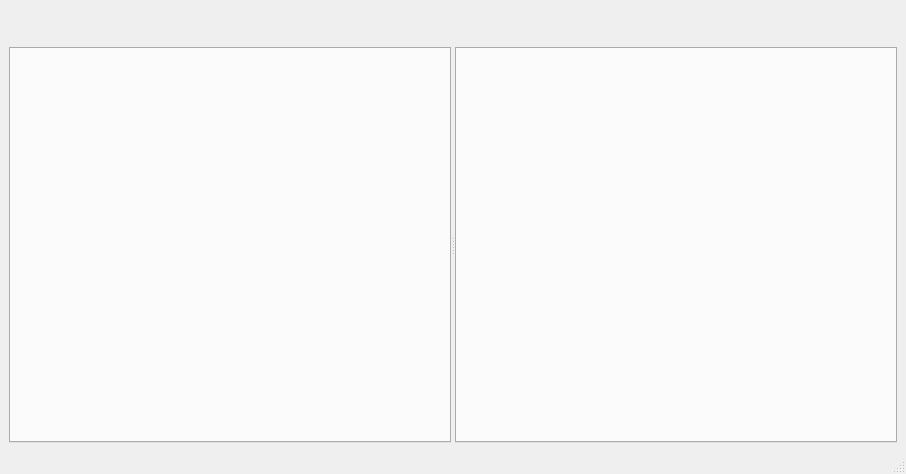
<?xml version="1.0" encoding="UTF-8"?>
<ui version="4.0">
 <class>PlotWindow</class>
 <widget class="QMainWindow" name="PlotWindow">
  <property name="geometry">
   <rect>
    <x>0</x>
    <y>0</y>
    <width>906</width>
    <height>474</height>
   </rect>
  </property>
  <property name="windowTitle">
   <string>Plots - qAgate</string>
  </property>
  <widget class="QWidget" name="centralwidget">
   <layout class="QVBoxLayout" name="verticalLayout">
    <item>
     <widget class="QWidget" name="widget" native="true">
      <property name="sizePolicy">
       <sizepolicy hsizetype="Expanding" vsizetype="Minimum">
        <horstretch>0</horstretch>
        <verstretch>0</verstretch>
       </sizepolicy>
      </property>
      <layout class="QHBoxLayout" name="horizontalLayout">
       <property name="spacing">
        <number>2</number>
       </property>
       <property name="leftMargin">
        <number>0</number>
       </property>
       <property name="topMargin">
        <number>0</number>
       </property>
       <property name="rightMargin">
        <number>0</number>
       </property>
       <property name="bottomMargin">
        <number>0</number>
       </property>
       <item>
        <widget class="QToolButton" name="saveLeft">
         <property name="toolTip">
          <string>Save left graph</string>
         </property>
         <property name="statusTip">
          <string>Save left graph</string>
         </property>
         <property name="whatsThis">
          <string>Save left graph</string>
         </property>
         <property name="text">
          <string notr="true"/>
         </property>
         <property name="iconSize">
          <size>
           <width>25</width>
           <height>25</height>
          </size>
         </property>
         <property name="shortcut">
          <string notr="true"/>
         </property>
         <property name="autoRaise">
          <bool>true</bool>
         </property>
        </widget>
       </item>
       <item>
        <widget class="QToolButton" name="restoreLeft">
         <property name="toolTip">
          <string>Restore left view</string>
         </property>
         <property name="statusTip">
          <string>Restore left view</string>
         </property>
         <property name="whatsThis">
          <string>Restore left view</string>
         </property>
         <property name="text">
          <string notr="true"/>
         </property>
         <property name="iconSize">
          <size>
           <width>25</width>
           <height>25</height>
          </size>
         </property>
         <property name="shortcut">
          <string notr="true"/>
         </property>
         <property name="autoRaise">
          <bool>true</bool>
         </property>
        </widget>
       </item>
       <item>
        <spacer name="horizontalSpacer">
         <property name="orientation">
          <enum>Qt::Horizontal</enum>
         </property>
         <property name="sizeHint" stdset="0">
          <size>
           <width>40</width>
           <height>20</height>
          </size>
         </property>
        </spacer>
       </item>
       <item>
        <widget class="QToolButton" name="restoreRight">
         <property name="toolTip">
          <string>Restore right view</string>
         </property>
         <property name="statusTip">
          <string>Restore right view</string>
         </property>
         <property name="whatsThis">
          <string>Restore right view</string>
         </property>
         <property name="text">
          <string notr="true"/>
         </property>
         <property name="iconSize">
          <size>
           <width>25</width>
           <height>25</height>
          </size>
         </property>
         <property name="shortcut">
          <string notr="true"/>
         </property>
         <property name="autoRaise">
          <bool>true</bool>
         </property>
        </widget>
       </item>
       <item>
        <widget class="QToolButton" name="saveRight">
         <property name="toolTip">
          <string>Save right graph</string>
         </property>
         <property name="statusTip">
          <string>Save right graph</string>
         </property>
         <property name="whatsThis">
          <string>Save right graph</string>
         </property>
         <property name="text">
          <string notr="true"/>
         </property>
         <property name="iconSize">
          <size>
           <width>25</width>
           <height>25</height>
          </size>
         </property>
         <property name="shortcut">
          <string notr="true"/>
         </property>
         <property name="autoRaise">
          <bool>true</bool>
         </property>
        </widget>
       </item>
      </layout>
     </widget>
    </item>
    <item>
     <widget class="QSplitter" name="splitter">
      <property name="sizePolicy">
       <sizepolicy hsizetype="Preferred" vsizetype="Expanding">
        <horstretch>0</horstretch>
        <verstretch>0</verstretch>
       </sizepolicy>
      </property>
      <property name="frameShape">
       <enum>QFrame::NoFrame</enum>
      </property>
      <property name="lineWidth">
       <number>1</number>
      </property>
      <property name="midLineWidth">
       <number>0</number>
      </property>
      <property name="orientation">
       <enum>Qt::Horizontal</enum>
      </property>
      <property name="childrenCollapsible">
       <bool>false</bool>
      </property>
      <widget class="QTabWidget" name="left">
       <property name="tabPosition">
        <enum>QTabWidget::West</enum>
       </property>
       <property name="tabsClosable">
        <bool>true</bool>
       </property>
       <property name="movable">
        <bool>true</bool>
       </property>
      </widget>
      <widget class="QTabWidget" name="right">
       <property name="tabPosition">
        <enum>QTabWidget::East</enum>
       </property>
       <property name="tabsClosable">
        <bool>true</bool>
       </property>
       <property name="movable">
        <bool>true</bool>
       </property>
      </widget>
     </widget>
    </item>
   </layout>
  </widget>
  <widget class="QStatusBar" name="statusbar"/>
  <action name="actionSaveLeft">
   <property name="icon">
    <iconset resource="../qagate/qagate.qrc">
     <normaloff>:/MD/icons/save.svg</normaloff>:/MD/icons/save.svg</iconset>
   </property>
   <property name="text">
    <string notr="true">SaveLeft</string>
   </property>
   <property name="iconText">
    <string notr="true">SaveLeft</string>
   </property>
   <property name="toolTip">
    <string>Save left graph</string>
   </property>
   <property name="shortcut">
    <string notr="true">Ctrl+S</string>
   </property>
  </action>
  <action name="actionSaveRight">
   <property name="icon">
    <iconset resource="../qagate/qagate.qrc">
     <normaloff>:/MD/icons/save.svg</normaloff>:/MD/icons/save.svg</iconset>
   </property>
   <property name="text">
    <string notr="true">SaveRight</string>
   </property>
   <property name="iconText">
    <string notr="true">SaveRight</string>
   </property>
   <property name="toolTip">
    <string>Save right graph</string>
   </property>
   <property name="shortcut">
    <string notr="true">Ctrl+Shift+S</string>
   </property>
  </action>
  <action name="actionRestoreLeft">
   <property name="icon">
    <iconset resource="../qagate/qagate.qrc">
     <normaloff>:/MD/icons/zoom-1.svg</normaloff>:/MD/icons/zoom-1.svg</iconset>
   </property>
   <property name="text">
    <string notr="true">RestoreLeft</string>
   </property>
   <property name="iconText">
    <string notr="true">RestoreLeft</string>
   </property>
   <property name="toolTip">
    <string>Restore left view</string>
   </property>
   <property name="shortcut">
    <string notr="true">U</string>
   </property>
  </action>
  <action name="actionRestoreRight">
   <property name="icon">
    <iconset resource="../qagate/qagate.qrc">
     <normaloff>:/MD/icons/zoom-1.svg</normaloff>:/MD/icons/zoom-1.svg</iconset>
   </property>
   <property name="text">
    <string notr="true">RestoreRight</string>
   </property>
   <property name="iconText">
    <string notr="true">RestoreRight</string>
   </property>
   <property name="toolTip">
    <string>Restore right view</string>
   </property>
   <property name="shortcut">
    <string notr="true">Shift+U</string>
   </property>
  </action>
 </widget>
 <resources>
  <include location="../qagate/qagate.qrc"/>
 </resources>
 <connections/>
</ui>
